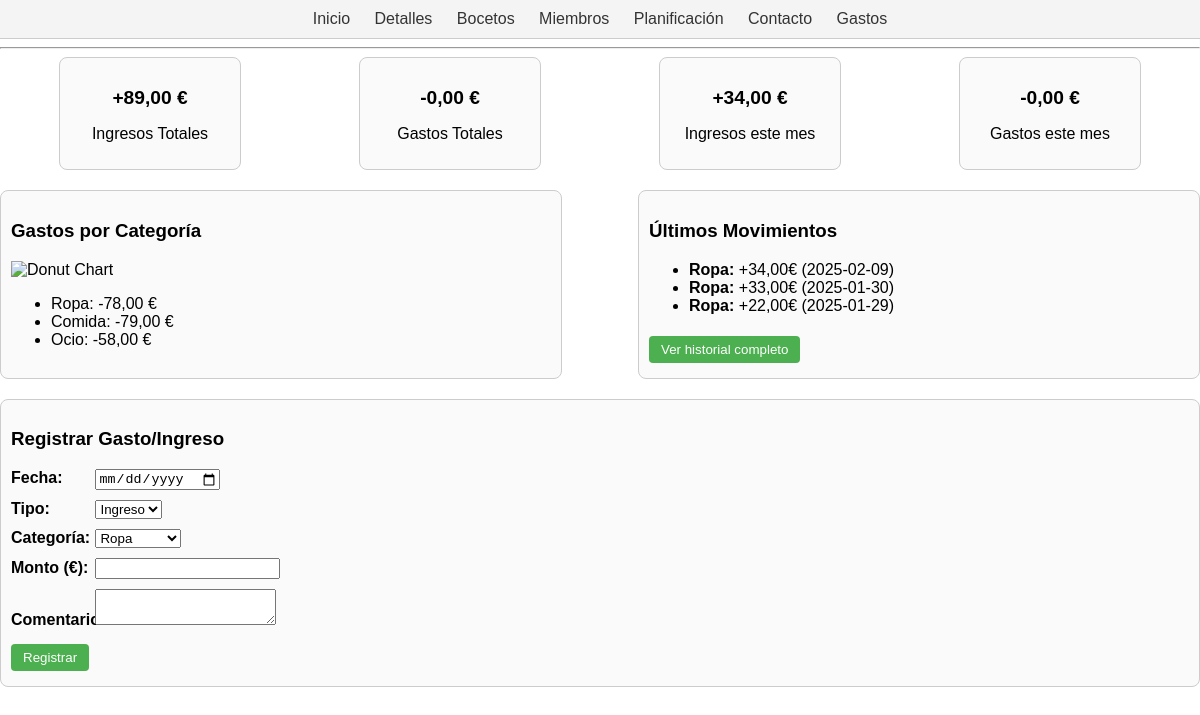
/views/gastos.php, run on an earlier commit of the app's database.
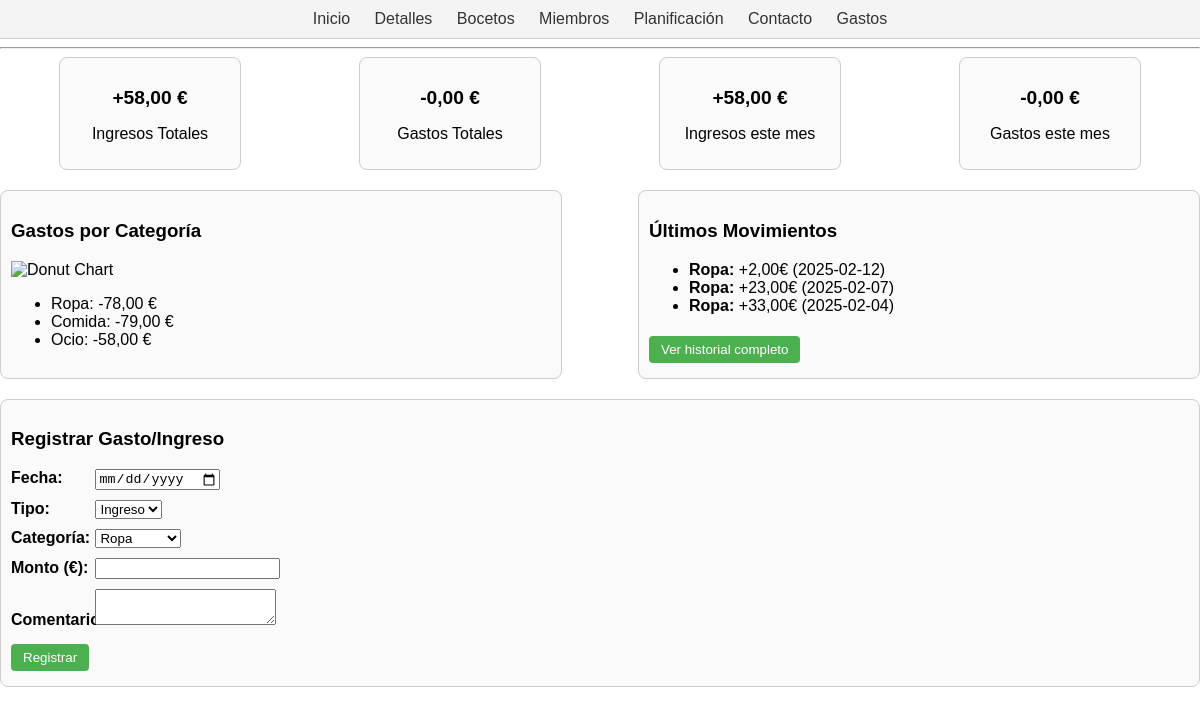
And on a later commit of the database.
### tables this page shows
CREATE TABLE `gastos` (
  `id` int(11) NOT NULL,
  `usuario_id` int(11) NOT NULL,
  `categoria` varchar(50) NOT NULL,
  `monto` decimal(10,2) NOT NULL,
  `fecha` date NOT NULL,
  `comentario` text DEFAULT NULL
);

### views/gastos.php (the view, shortened to what this page needs)
<?php
require_once '../includes/header.php';
require_once '../includes/nav.php';
require_once '../conexion.php';
$user_id = 1;
$sqlIngresosTotales = "
  SELECT IFNULL(SUM(monto), 0) AS total_ingresos
  FROM gastos
  WHERE usuario_id = ? AND monto > 0
";
$stmt = $conn->prepare($sqlIngresosTotales);
$stmt->bind_param("i", $user_id);
$stmt->execute();
$res = $stmt->get_result();
$row = $res->fetch_assoc();
$ingresosTotales = $row['total_ingresos'];
$sqlGastosTotales = "
  SELECT IFNULL(SUM(ABS(monto)), 0) AS total_gastos
  FROM gastos
  WHERE usuario_id = ? AND monto < 0
";
$stmt = $conn->prepare($sqlGastosTotales);
$stmt->bind_param("i", $user_id);
$stmt->execute();
$res = $stmt->get_result();
$row = $res->fetch_assoc();
$gastosTotales = $row['total_gastos'];
$sqlIngresosMes = "
  SELECT IFNULL(SUM(monto), 0) AS ingresos_mes
  FROM gastos
  WHERE usuario_id = ?
    AND monto > 0
    AND MONTH(fecha) = MONTH(CURDATE())
    AND YEAR(fecha) = YEAR(CURDATE())
";
$stmt = $conn->prepare($sqlIngresosMes);
$stmt->bind_param("i", $user_id);
$stmt->execute();
$res = $stmt->get_result();
$row = $res->fetch_assoc();
$ingresosMes = $row['ingresos_mes'];
$sqlGastosMes = "
  SELECT IFNULL(SUM(ABS(monto)), 0) AS gastos_mes
  FROM gastos
  WHERE usuario_id = ?
    AND monto < 0
    AND MONTH(fecha) = MONTH(CURDATE())
    AND YEAR(fecha) = YEAR(CURDATE())
";
$stmt = $conn->prepare($sqlGastosMes);
$stmt->bind_param("i", $user_id);
$stmt->execute();
$res = $stmt->get_result();
$row = $res->fetch_assoc();
$gastosMes = $row['gastos_mes'];
$sqlUltimosMov = "
  SELECT categoria, monto, fecha, comentario
  FROM gastos
  WHERE usuario_id = ?
  ORDER BY fecha DESC, id DESC
  LIMIT 5
";
$stmt = $conn->prepare($sqlUltimosMov);
$stmt->bind_param("i", $user_id);
$stmt->execute();
$ultimos = $stmt->get_result();
?>
<!DOCTYPE html>
<html lang="es">
<head>
  <link rel="stylesheet" href="../css/style.css?v=12345">
</head>
<body>
<div class="container-f1">
  <div class="summary">
    <div class="box ingreso-total">
      <p class="cantidad">+<?php echo number_format($ingresosTotales, 2, ',', '.'); ?> €</p>
      <p class="etiqueta">Ingresos Totales</p>
    </div>
    <div class="box gasto-total">
      <p class="cantidad">-<?php echo number_format($gastosTotales, 2, ',', '.'); ?> €</p>
      <p class="etiqueta">Gastos Totales</p>
    </div>
    <div class="box ingreso-mes">
      <p class="cantidad">+<?php echo number_format($ingresosMes, 2, ',', '.'); ?> €</p>
      <p class="etiqueta">Ingresos este mes</p>
    </div>
    <div class="box gasto-mes">
      <p class="cantidad">-<?php echo number_format($gastosMes, 2, ',', '.'); ?> €</p>
      <p class="etiqueta">Gastos este mes</p>
    </div>
  </div>
  <div class="main-content">
    <div class="chart-section">
      <h3>Gastos por Categoría</h3>
      <div class="chart-placeholder">
        <img src="../img/donut-chart.png" alt="Donut Chart" width="200">
      </div>
      <ul class="lista-categorias">
        <li>Ropa: -78,00 €</li>
        <li>Comida: -79,00 €</li>
        <li>Ocio: -58,00 €</li>
      </ul>
    </div>
    <div class="last-movements">
      <h3>Últimos Movimientos</h3>
      <ul>
        <?php while($mov = $ultimos->fetch_assoc()): ?>
          <li>
            <?php
              $simbolo = ($mov['monto'] < 0) ? '-' : '+';
              $montoAbs = abs($mov['monto']);
            ?>
            <strong><?php echo $mov['categoria']; ?>:</strong>
            <?php echo $simbolo . number_format($montoAbs, 2, ',', '.'); ?>€
            (<?php echo $mov['fecha']; ?>)
          </li>
        <?php endwhile; ?>
      </ul>
      <button onclick="location.href='../views/historial_gastos.php'">
       Ver historial completo
      </button>
    </div>
  </div>
  <div class="form-section">
    <h3>Registrar Gasto/Ingreso</h3>
    <form action="../controllers/procesar_gasto.php" method="POST">
      <div>
        <label for="fecha">Fecha:</label>
        <input type="date" name="fecha" required>
      </div>
      <div>
        <label for="tipo">Tipo:</label>
        <select name="tipo" required>
          <option value="Ingreso">Ingreso</option>
        </select>
      </div>
      <div>
        <label for="categoria">Categoría:</label>
        <select name="categoria" required>
          <option value="Ropa">Ropa</option>
        </select>
      </div>
      <div>
        <label for="monto">Monto (€):</label>
        <input type="number" name="monto" step="0.01" required>
      </div>
      <div>
        <label for="comentario">Comentario:</label>
        <textarea name="comentario"></textarea>
      </div>
      <button type="submit">Registrar</button>
    </form>
  </div>
</div>
</body>
</html>

What changed in the data, as far as the page shows it:
removed gastos: categoria "Ropa", monto "+", monto "34,00", fecha "2025-02-09"
removed gastos: categoria "Ropa", monto "+", monto "33,00", fecha "2025-01-30"
removed gastos: categoria "Ropa", monto "+", monto "22,00", fecha "2025-01-29"
added gastos: categoria "Ropa", monto "+", monto "2,00", fecha "2025-02-12"
added gastos: categoria "Ropa", monto "+", monto "23,00", fecha "2025-02-07"
added gastos: categoria "Ropa", monto "+", monto "33,00", fecha "2025-02-04"
Also different on the page:
$ingresosTotales: "89,00" → "58,00"
$ingresosMes: "34,00" → "58,00"
